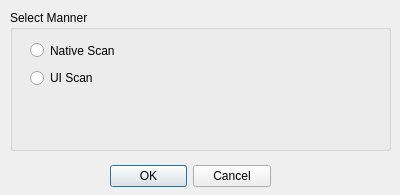
<?xml version="1.0" encoding="UTF-8"?>
<ui version="4.0">
 <class>ScanMannerDialog</class>
 <widget class="QDialog" name="ScanMannerDialog">
  <property name="geometry">
   <rect>
    <x>0</x>
    <y>0</y>
    <width>400</width>
    <height>195</height>
   </rect>
  </property>
  <property name="maximumSize">
   <size>
    <width>400</width>
    <height>300</height>
   </size>
  </property>
  <property name="windowTitle">
   <string>Select Manner Dialog</string>
  </property>
  <widget class="QDialogButtonBox" name="buttonBox">
   <property name="geometry">
    <rect>
     <x>110</x>
     <y>160</y>
     <width>161</width>
     <height>32</height>
    </rect>
   </property>
   <property name="orientation">
    <enum>Qt::Horizontal</enum>
   </property>
   <property name="standardButtons">
    <set>QDialogButtonBox::Cancel|QDialogButtonBox::Ok</set>
   </property>
  </widget>
  <widget class="QGroupBox" name="groupBox">
   <property name="geometry">
    <rect>
     <x>10</x>
     <y>10</y>
     <width>381</width>
     <height>141</height>
    </rect>
   </property>
   <property name="title">
    <string>Select Manner</string>
   </property>
   <widget class="QRadioButton" name="radioButton">
    <property name="geometry">
     <rect>
      <x>20</x>
      <y>30</y>
      <width>91</width>
      <height>21</height>
     </rect>
    </property>
    <property name="text">
     <string>Native Scan</string>
    </property>
   </widget>
   <widget class="QRadioButton" name="radioButton_2">
    <property name="geometry">
     <rect>
      <x>20</x>
      <y>60</y>
      <width>89</width>
      <height>16</height>
     </rect>
    </property>
    <property name="text">
     <string>UI Scan</string>
    </property>
   </widget>
  </widget>
 </widget>
 <resources/>
 <connections>
  <connection>
   <sender>buttonBox</sender>
   <signal>accepted()</signal>
   <receiver>ScanMannerDialog</receiver>
   <slot>accept()</slot>
   <hints>
    <hint type="sourcelabel">
     <x>248</x>
     <y>254</y>
    </hint>
    <hint type="destinationlabel">
     <x>157</x>
     <y>274</y>
    </hint>
   </hints>
  </connection>
  <connection>
   <sender>buttonBox</sender>
   <signal>rejected()</signal>
   <receiver>ScanMannerDialog</receiver>
   <slot>reject()</slot>
   <hints>
    <hint type="sourcelabel">
     <x>316</x>
     <y>260</y>
    </hint>
    <hint type="destinationlabel">
     <x>286</x>
     <y>274</y>
    </hint>
   </hints>
  </connection>
 </connections>
</ui>
